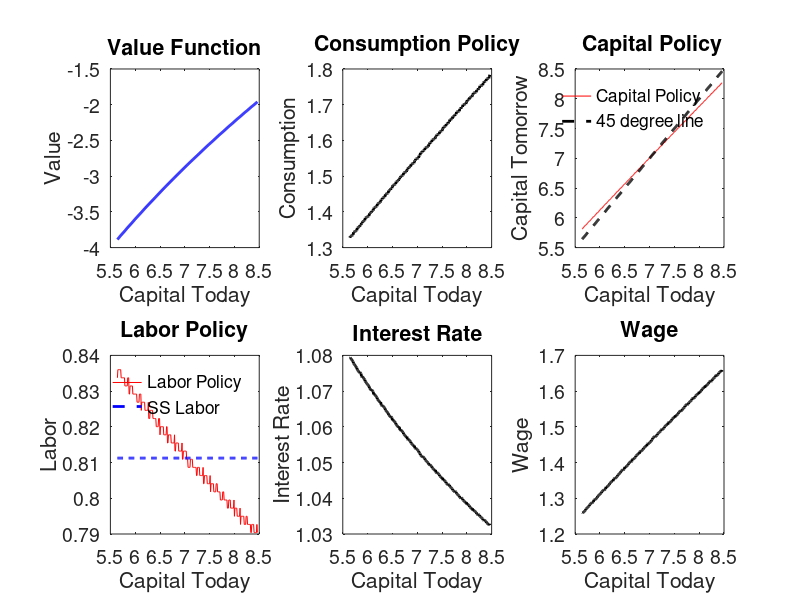
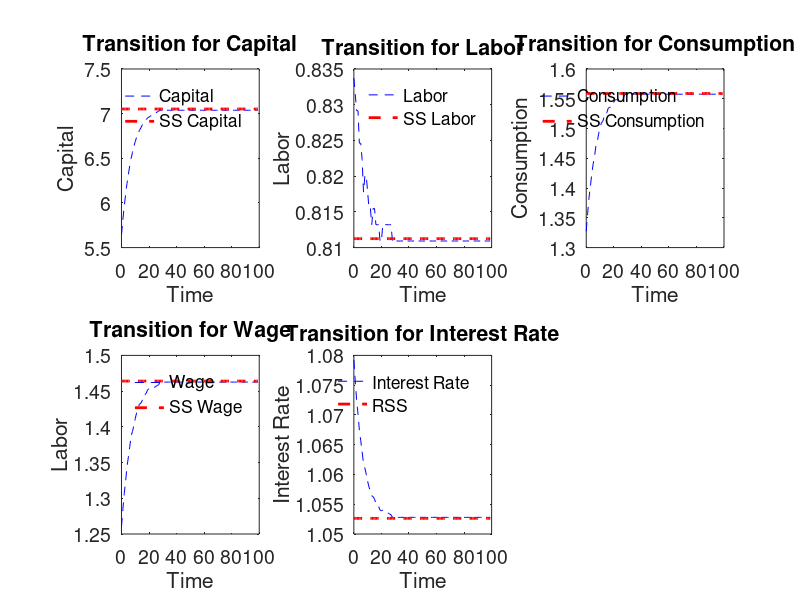

These charts were generated, in order, by the following MATLAB code:
%%%%%%%%%%%%%
% ramseylabor_vfi.m
% Solves the Ramsey model with endogenous labor using VFI.
% Stefano Pica, TA for EC 702
% Fall 2019
%%%%%%%%%%%%%
close all; clear; clc;

% model to be solved
% V(k) = max_{c,l,kp} [ u(c,l) + beta V(kprime) ]
% BC: c + kp = f(k,l) + (1-delta)*k
% prod function: f(k,l)=A*k^alpha*l^(1-alpha)
% utility function: u(c) = log(c)-psi*l^(1+eps)/(1+eps)

%start tracking timing
tic; 
disp('%%%%%%%%%%%%%%%%%%%')
disp('Solving the Ramsey problem with endogenous labor - awesome!')
disp(' ')


%%%%%%%%%%%%%%%%%%%%%%%%%%%%%%%%%%%%%%%%%%%%%%%%%%%%%%%%%%%%%%%%%%%%%%%%%%%
%%%%%%%%%%%%%%%%%%%%%%% THIS BLOCK SETS UP THE MODEL %%%%%%%%%%%%%%%%%%%%%%
%%%%%%%%%%%%%%%%%%%%%%%%%%%%%%%%%%%%%%%%%%%%%%%%%%%%%%%%%%%%%%%%%%%%%%%%%%%


vfmaxit = 1000; %max number of VF iterations
vftol = 1e-7; %tolerance on Bellman equation, in percentages
T=100; %final period for transition
transitspan=0:T-1; %time span for transition
lwidnum = 2; %line width on graphs
fsizenum = 14; %font size on graphs

%model parameters
alpha=0.6;
beta=0.95;
delta=0.2;
psi=1;
epsilon=0.3;
A=1;

%exact SS quantities
L_ss=((1/psi)*(1-alpha)/(1-alpha*delta/(1/beta-1+delta)))^(1/(epsilon+1)); %labor
K_ss=(A*alpha/(1/beta-1+delta))^(1/(1-alpha))*L_ss; %capital
R_ss=A*alpha.*K_ss.^(alpha-1).*L_ss.^(1-alpha)+(1-delta); %interest rate
W_ss=A*(1-alpha).*K_ss.^(alpha).*L_ss.^(-alpha); %wage
C_ss=A*K_ss^alpha*L_ss^(1-alpha)+(1-delta)*K_ss-K_ss; %consumption

%capital grid
kmin=0.8*K_ss;
kmax=1.2*K_ss;
knum=300;
K0=linspace(kmin, kmax, knum);

%labor grid
lmin=0.8*L_ss;
lmax=1.5*L_ss;
lnum=250;
L0=linspace(lmin,lmax,lnum);

[kp, k, l]=meshgrid(K0, K0, L0); %current k is row, tomorrow k column, employment is l var (third dimension)
cutkp=kp(:,:,2);
cutl=squeeze(l(2,:,:));

%%%%%%%%%%%%%%%%%%%%%%%%%%%%%%%%%%%%%%%%%%%%%%%%%%%%%%%%%%%%%%%%%%%%%%%%%%%
%%%%%%%%%%%%% THIS BLOCK SETS UP AND SOLVES THE VALUE FUNCTION %%%%%%%%%%%%
%%%%%%%%%%%%%%%%%%%%%%%%%%%%%%%%%%%%%%%%%%%%%%%%%%%%%%%%%%%%%%%%%%%%%%%%%%%

%feasible set for kprime:
Glow=zeros(knum, knum, lnum);
Gmax=A*k.^alpha.*l.^(1-alpha)+(1-delta)*k;
%kp(kp>Gmax | kp<Glow)=NaN; %restrict kp to feasible set
%cutkp=kp(:,:,1);

%Objective function:
matrix_uxy=log(A*k.^alpha.*l.^(1-alpha)+(1-delta)*k-kp)-psi*l.^(1+epsilon)/(1+epsilon);
matrix_uxy(kp>Gmax | kp<Glow)=NaN; %restrict to feasible set
cututils=matrix_uxy(:,:,1); %cut the utility to look at it

%initialize the policy and VF arrays
Vold = zeros(knum,1); %this will store real value of old VF
V = zeros(knum,1);  %this will store real value of new VF
kprimeind=zeros(knum,1);

disp('%%%%')
disp('Starting VFI now - it is actually happening!')
disp(' ')

%Useful to illustrate role of repmat:
% Vtest=[1:1:knum]'; %continuation values
% test=repmat(Vtest',[knum,1,lnum]);
% test(:,:,5) %along any z, we get copies of Vtest with same continuation values

%Now, there are two ways we can solve Ramsey with endogenous labor. This
%depends on the fact that the labor choice is a static one, which means we
%can maximize labor out before even starting the VFI. A second approach
%would be to maximize labor at each step of the iteration.


% METHOD 1: solve out optimal labor (max over z---dim 3) so to get the
% optimal utility matrix (matrix_uxy_Lsolved). Then use this matrix to
% solve as usual the VFI.
[matrix_uxy_Lsolved,lprimeind] = max(matrix_uxy,[],3);

for vfit = 1:vfmaxit
    
    %METHOD 2: uncomment the following lines.
    %form Bellman equation (this solves for L at each step. Might be useful in some applications, but not here)   
    %RHSMAT = matrix_uxy + beta*repmat(Vold',[knum,1,lnum]); % the 1 is the dimension corresponding to the kp variable
   	%[RHSMAT_Lsolved,lprimeind] = max(RHSMAT,[],3); %solve out optimal labor (max over z---dim 3)
    %[V,kprimeind] = max(RHSMAT_Lsolved,[],2); % solve out capital next period (max over column---dim 2)
    
    RHSMAT = matrix_uxy_Lsolved + beta*repmat(Vold',knum,1);
   	[V,kprimeind] = max(RHSMAT,[],2);
    
    absdiff=abs(V-Vold);
    vferr = max(absdiff); %maximum absolute error
    
    if (mod(vfit,50)==1)
        disp(['VF error = ' num2str(vferr) ' on VF iteration ' num2str(vfit) '.'])
    end
       %exit if converged
    if (vferr<vftol)
        break; 
    end
    %if not converged, then Vold <- V, and redo
    Vold = V;
end

disp(' ')
disp('VF iteration complete.')
toc;
disp('%%%%')
disp(' ')

ValueFunction = V; %value function
Kpol = K0(kprimeind); %capital policy function
Lpol = NaN(1,knum); %preallocate labor policy function
for i=1:knum %labor policy function
Lpol(i) = L0(lprimeind(i,kprimeind(i)));
end
Cpol = A*K0.^alpha.*Lpol.^(1-alpha)+(1-delta)*K0-Kpol;
R = A*alpha.*K0.^(alpha-1).*Lpol.^(1-alpha)+(1-delta); %interest rate
W = A*(1-alpha).*K0.^(alpha).*Lpol.^(-alpha); %wage

%%%%%%%%%%%%%%%%%%%%%%%%%%%%%%%%%%%%%%%%%%%%%%%%%%%%%%%%%%%%%%%%%%%%%%%%%%%
% THIS BLOCK COMPUTES THE TRANSITION FROM AN ARBITRARY INITIAL CONDITION %%
%%%%%%%%%%%%%%%%%%%%%%%%%%%%%%%%%%%%%%%%%%%%%%%%%%%%%%%%%%%%%%%%%%%%%%%%%%%

%if you want to start in an arbitrary point that is not in the grid, can
%use the following code:
% kstart=0.5; %initial condition
% [~,kinit]=min(abs(K0-kstart)); %grid point closer to initial condition

kinit=K0(1); %initial condition. first point in the grid
ktransit=zeros(1,T); %preallocate the capital transition vector
ltransit=zeros(1,T); %preallocate the labor transition vector
ctransit=zeros(1,T); %preallocate the consumption transition vector
ktransit(1)=kinit; %first entry of capital transition is initial condition
ltransit(1)=Lpol(K0==kinit); %first entry of capital transition is initial condition
ctransit(1)=Cpol(K0==kinit);
for it=2:T
    ktransit(it)=Kpol(K0==kinit); %get from the grid the initial value and apply the PF
    ltransit(it)=Lpol(K0==ktransit(it));
    ctransit(it)=Cpol(K0==ktransit(it));
    kinit=ktransit(it); %update initial capital value
end
Rtransit = A*alpha.*ktransit.^(alpha-1).*ltransit.^(1-alpha)+(1-delta); %transition for interest rate
Wtransit = A*(1-alpha).*ktransit.^(alpha).*ltransit.^(-alpha); %transition for wage


%%%%%%%%%%%%%%%%%%%%%%%%%%%%%%%%%%%%%%%%%%%%%%%%%%%%%%%%%%%%%%%%%%%%%%%%%%%
%%%%%%%%%%%%%%%%%%%%%%%% THIS BLOCK PREPARES PLOTS %%%%%%%%%%%%%%%%%%%%%%%%
%%%%%%%%%%%%%%%%%%%%%%%%%%%%%%%%%%%%%%%%%%%%%%%%%%%%%%%%%%%%%%%%%%%%%%%%%%%

figure % value and policy functions
subplot(2,3,1)
plot(K0,ValueFunction,'b','LineWidth',lwidnum)
xlabel('Capital Today')
ylabel('Value')
title('Value Function')
set(gca,'FontSize',fsizenum)

subplot(2,3,2)
plot(K0,Cpol,'k','LineWidth',lwidnum)
xlabel('Capital Today')
ylabel('Consumption');
title('Consumption Policy')
set(gca,'FontSize',fsizenum)

subplot(2,3,3)
plot(K0,Kpol,'r',K0,K0,'k--', 'LineWidth',lwidnum)
xlabel('Capital Today')
ylabel('Capital Tomorrow')
title(' Capital Policy')
legend('Capital Policy','45 degree line','Location','best')
legend boxoff
set(gca,'FontSize',fsizenum)

subplot(2,3,4)
plot(K0,Lpol,'r',K0,ones(knum,1)*L_ss,'b--','LineWidth',lwidnum)
xlabel('Capital Today')
ylabel('Labor')
title('Labor Policy')
legend('Labor Policy','SS Labor','Location','best')
legend boxoff
set(gca,'FontSize',fsizenum)

subplot(2,3,5)
plot(K0,R,'k','LineWidth',lwidnum)
xlabel('Capital Today')
ylabel('Interest Rate')
title('Interest Rate')
set(gca,'FontSize',fsizenum)

subplot(2,3,6)
plot(K0,W,'k','LineWidth',lwidnum)
xlabel('Capital Today')
ylabel('Wage')
title('Wage')
set(gca,'FontSize',fsizenum)

figure %transition from arbitrary initial point
subplot(2,3,1)
plot(transitspan,ktransit,'b--', transitspan, ones(1,T)*K_ss, 'r--','LineWidth',lwidnum)
xlabel('Time')
ylabel('Capital')
title('Transition for Capital')
legend('Capital','SS Capital','Location','best')
legend boxoff
set(gca,'FontSize',fsizenum)

subplot(2,3,2)
plot(transitspan,ltransit,'b--',transitspan,ones(1,T)*L_ss,'r--','LineWidth',lwidnum)
xlabel('Time')
ylabel('Labor')
title('Transition for Labor')
legend('Labor','SS Labor','Location','best')
legend boxoff
set(gca,'FontSize',fsizenum)

subplot(2,3,3)
plot(transitspan,ctransit,'b--',transitspan,ones(1,T)*C_ss,'r--','LineWidth',lwidnum)
xlabel('Time')
ylabel('Consumption')
title('Transition for Consumption')
legend('Consumption','SS Consumption','Location','best')
legend boxoff
set(gca,'FontSize',fsizenum)

subplot(2,3,4)
plot(transitspan,Wtransit,'b--',transitspan,ones(1,T)*W_ss,'r--','LineWidth',lwidnum)
xlabel('Time')
ylabel('Labor')
title('Transition for Wage')
legend('Wage','SS Wage','Location','best')
legend boxoff
set(gca,'FontSize',fsizenum)

subplot(2,3,5)
plot(transitspan,Rtransit,'b--',transitspan,ones(1,T)*R_ss,'r--','LineWidth',lwidnum)
xlabel('Time')
ylabel('Interest Rate')
title('Transition for Interest Rate')
legend('Interest Rate','RSS','Location','best')
legend boxoff
set(gca,'FontSize',fsizenum)
